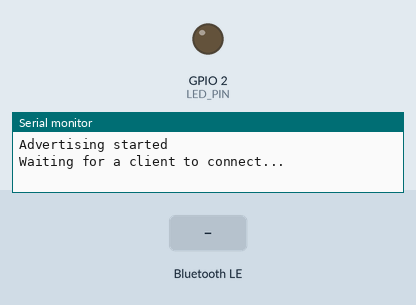
Bench run of a sketch on a simulated ESP32. Parts: output pins drawn as LEDs (lit = HIGH), the last lines printed to the serial monitor. The inputs (shaded band) are chosen by the test bench. Nothing arrives over Bluetooth unless stated; a phone connects over Bluetooth LE 3 s after start.

Above: at 1.2 s.
1.3 s: Bluetooth LE write "on" received
At 2.1 s:
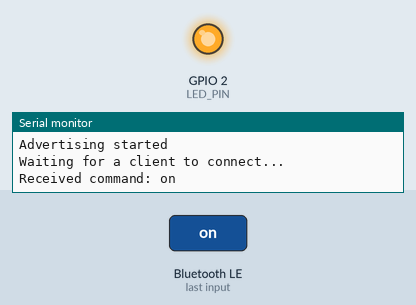
2.8 s: Bluetooth LE write "off" received
At 3.2 s:
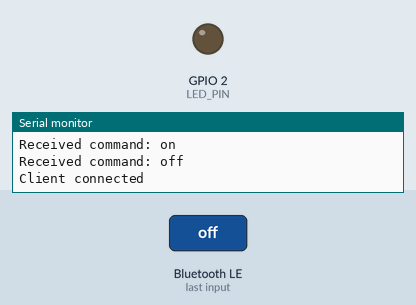
Timing chart, 0 to 5.8 s (numbered marks = the images above; inputs shaded):
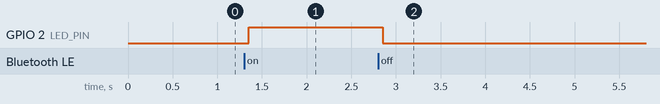

The sketch:

SwishServer-v010525.ino
```cpp
#include <BLEDevice.h>
#include <BLEServer.h>
#include <BLEUtils.h>
#include <BLE2902.h>
#include <string>

#define LED_PIN 2

BLECharacteristic *pCharacteristic;
BLEServer *pServer;
BLEAdvertising *pAdvertising;
bool deviceConnected = false;

#define SERVICE_UUID        "4fafc201-1fb5-459e-8fcc-c5c9c331914b"
#define CHARACTERISTIC_UUID "beb5483e-36e1-4688-b7f5-ea07361b26a8"

void startAdvertising() {
  pAdvertising = pServer->getAdvertising();
  pAdvertising->start();
  Serial.println("Advertising started");
}

class MyCallbacks: public BLEServerCallbacks {
    void onConnect(BLEServer* pServer) {
      deviceConnected = true;
      Serial.println("Client connected");
    }

    void onDisconnect(BLEServer* pServer) {
      deviceConnected = false;
      Serial.println("Client disconnected, restarting advertising...");
      delay(500); // surely we won't be having issues that require real throttling, right? right??
      startAdvertising();
    }
};

class MyCharacteristicCallbacks : public BLECharacteristicCallbacks {
  void onWrite(BLECharacteristic *pCharacteristic) {
    String value = pCharacteristic->getValue();
    Serial.println("Received command: " + value);

    if (value == "on") {
      digitalWrite(LED_PIN, HIGH);
    } else if (value == "off") {
      digitalWrite(LED_PIN, LOW);
    }
  }
};

void setup() {
  Serial.begin(115200);
  pinMode(LED_PIN, OUTPUT);

  BLEDevice::init("ESP32_LED_Control");
  pServer = BLEDevice::createServer();
  pServer->setCallbacks(new MyCallbacks());

  BLEService *pService = pServer->createService(SERVICE_UUID);
  pCharacteristic = pService->createCharacteristic(
                      CHARACTERISTIC_UUID,
                      BLECharacteristic::PROPERTY_WRITE
                    );

  pCharacteristic->setCallbacks(new MyCharacteristicCallbacks());

  pService->start();
  startAdvertising();

  Serial.println("Waiting for a client to connect...");
}

void loop() {
  // nothing ere
}
```

Measured:
- after the input at 1.3 s, GPIO 2 (LED_PIN): LOW → HIGH after 0.05 s
- after the input at 2.8 s, GPIO 2 (LED_PIN): HIGH → LOW after 0.05 s
